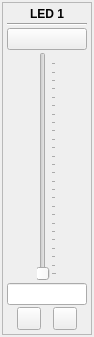
<?xml version="1.0" encoding="UTF-8"?>
<ui version="4.0">
 <class>LedSliderClass</class>
 <widget class="QWidget" name="LedSliderClass">
  <property name="geometry">
   <rect>
    <x>0</x>
    <y>0</y>
    <width>94</width>
    <height>337</height>
   </rect>
  </property>
  <property name="windowTitle">
   <string>Form</string>
  </property>
  <layout class="QVBoxLayout" name="verticalLayout_2">
   <property name="spacing">
    <number>0</number>
   </property>
   <property name="sizeConstraint">
    <enum>QLayout::SetDefaultConstraint</enum>
   </property>
   <property name="margin">
    <number>2</number>
   </property>
   <item>
    <widget class="QFrame" name="frame">
     <property name="frameShape">
      <enum>QFrame::StyledPanel</enum>
     </property>
     <property name="frameShadow">
      <enum>QFrame::Raised</enum>
     </property>
     <layout class="QVBoxLayout" name="verticalLayout">
      <property name="spacing">
       <number>2</number>
      </property>
      <property name="margin">
       <number>4</number>
      </property>
      <item>
       <widget class="QLabel" name="label">
        <property name="font">
         <font>
          <weight>75</weight>
          <bold>true</bold>
         </font>
        </property>
        <property name="text">
         <string>LED 1</string>
        </property>
        <property name="alignment">
         <set>Qt::AlignCenter</set>
        </property>
       </widget>
      </item>
      <item>
       <widget class="Line" name="line">
        <property name="orientation">
         <enum>Qt::Horizontal</enum>
        </property>
       </widget>
      </item>
      <item>
       <widget class="QPushButton" name="onOff">
        <property name="text">
         <string/>
        </property>
        <property name="iconSize">
         <size>
          <width>16</width>
          <height>16</height>
         </size>
        </property>
        <property name="checkable">
         <bool>true</bool>
        </property>
        <property name="flat">
         <bool>false</bool>
        </property>
       </widget>
      </item>
      <item>
       <layout class="QHBoxLayout" name="horizontalLayout">
        <item>
         <spacer name="horizontalSpacer">
          <property name="orientation">
           <enum>Qt::Horizontal</enum>
          </property>
          <property name="sizeHint" stdset="0">
           <size>
            <width>0</width>
            <height>20</height>
           </size>
          </property>
         </spacer>
        </item>
        <item>
         <widget class="QSlider" name="slider">
          <property name="layoutDirection">
           <enum>Qt::LeftToRight</enum>
          </property>
          <property name="maximum">
           <number>255</number>
          </property>
          <property name="tracking">
           <bool>true</bool>
          </property>
          <property name="orientation">
           <enum>Qt::Vertical</enum>
          </property>
          <property name="invertedAppearance">
           <bool>false</bool>
          </property>
          <property name="invertedControls">
           <bool>false</bool>
          </property>
          <property name="tickPosition">
           <enum>QSlider::TicksBelow</enum>
          </property>
         </widget>
        </item>
        <item>
         <spacer name="horizontalSpacer_2">
          <property name="orientation">
           <enum>Qt::Horizontal</enum>
          </property>
          <property name="sizeHint" stdset="0">
           <size>
            <width>0</width>
            <height>20</height>
           </size>
          </property>
         </spacer>
        </item>
       </layout>
      </item>
      <item>
       <widget class="QLineEdit" name="lineEdit">
        <property name="inputMask">
         <string>000; </string>
        </property>
       </widget>
      </item>
      <item>
       <layout class="QHBoxLayout" name="horizontalLayout_2">
        <property name="spacing">
         <number>2</number>
        </property>
        <item>
         <widget class="QToolButton" name="setKey">
          <property name="text">
           <string/>
          </property>
          <property name="iconSize">
           <size>
            <width>16</width>
            <height>16</height>
           </size>
          </property>
         </widget>
        </item>
        <item>
         <widget class="QToolButton" name="delKey">
          <property name="text">
           <string/>
          </property>
          <property name="iconSize">
           <size>
            <width>16</width>
            <height>16</height>
           </size>
          </property>
         </widget>
        </item>
       </layout>
      </item>
     </layout>
    </widget>
   </item>
  </layout>
 </widget>
 <resources/>
 <connections/>
</ui>
